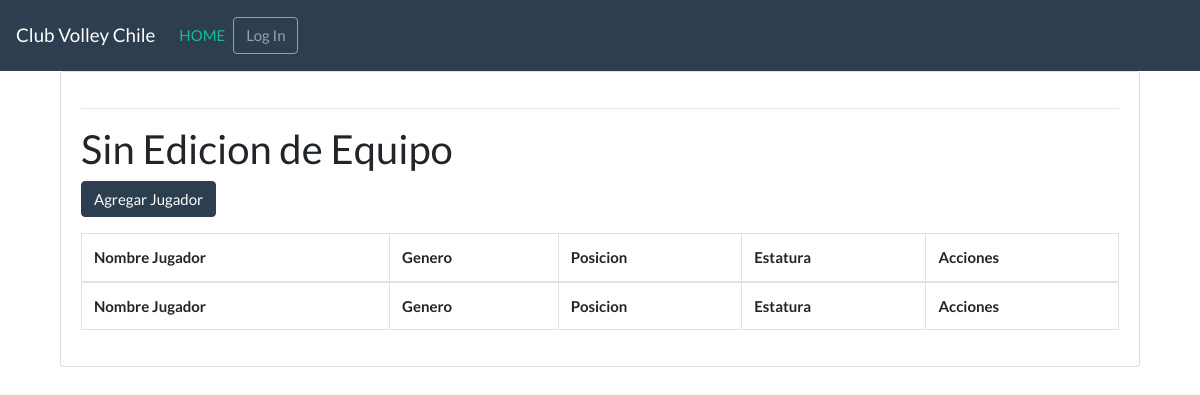
The app's page /equipos/6/, older data.
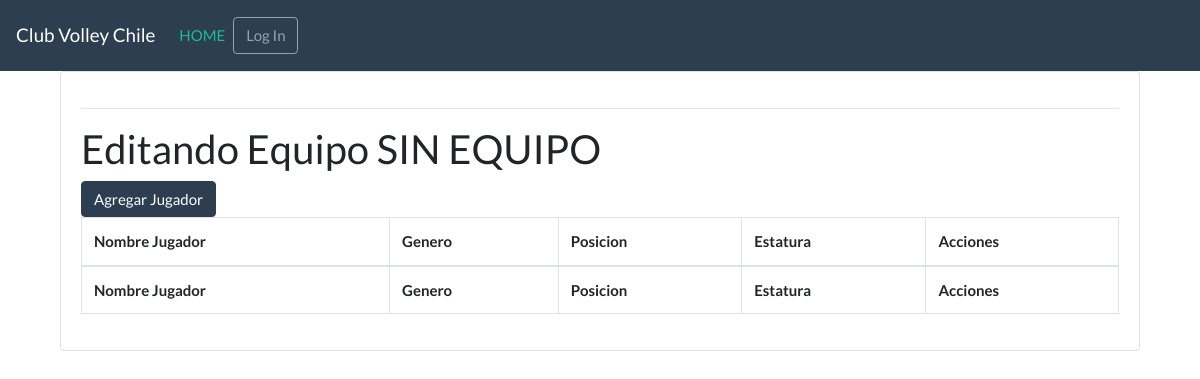
The same page, newer data.
### main/models.py (models this page shows, shortened)
class Equipo(models.Model):
    id                  = models.AutoField(primary_key=True)
    descripcion         = models.CharField(blank=False, null=False, max_length=255, unique=True)
    club                = models.ForeignKey(Club,null=False, on_delete=models.DO_NOTHING,verbose_name="Club")
    taller              = models.ForeignKey(Taller, null= False, on_delete=models.DO_NOTHING, verbose_name="Taller")
    es_titular          = models.BooleanField(default=True)
    es_interno          = models.BooleanField(default=True)
    es_activo           = models.BooleanField(default=True)
    es_delete           = models.BooleanField(default=False)
    fecha_crea          = models.DateField(default=timezone.now, help_text=("creation date"))
    fecha_modi          = models.DateField(auto_now=True, null= True)
    class Meta:
        verbose_name_plural="Equipos"
        db_table="equipo"

### equipos/views.py (the view)
# urls.py: path('<int:id>/', EquiposListView.as_view(), name='equipos_list'),
class EquiposListView(ListView):
    template_name = 'equipos/lista_equipos.html'
    def get_queryset(self,**kwargs):
        id_equipo=self.kwargs.get("id")
        return Persona.objects.filter(equipo_id=id_equipo)
    def get_context_data(self, **kwargs):
        context = super(EquiposListView, self).get_context_data(**kwargs)
        context['equipo'] = Equipo.objects.filter(id=self.kwargs['id'])
        return context

### templates/equipos/lista_equipos.html (shortened to what this page needs)
{% extends 'base.html' %}
{% load crispy_forms_tags %}
{% block content %}
<div class="container">
  <div class="row justify-content-center">
    <div class="col-12">
      <div class="card">
        <div class="card-body">
          <hr/>
          {% if equipo %}
            {% for instancia in equipo %}
              <h2>Editando Equipo {{ instancia.descripcion }}</h2>
              <a class="btn btn-primary" href="{% url 'agregar_jugadores' instancia.id %}">Agregar Jugador</a>
            {% endfor %}
          {% else %}
            <h2>Sin Edicion de Equipo </h2>
            <a class="btn btn-primary" href="{% url 'agregar_jugadores' 0 %}">Agregar Jugador</a>
            <p>
          {% endif %}
          <table id="example" class="table table-striped table-bordered" style="width:100%">
            <thead>
                <tr>
                    <th>Nombre Jugador</th>
                    <th>Genero</th>
                    <th>Posicion</th>
                    <th>Estatura</th>
                    <th>Acciones</th>
                </tr>
            </thead>
          <tfoot>
            <tr>
              <th>Nombre Jugador</th>
              <th>Genero</th>
              <th>Posicion</th>
              <th>Estatura</th>
              <th>Acciones</th>
              </tr>
          </tfoot>
          </table>
        </div>
      </div>
    </div>
  </div>
</div>
{% endblock %}

Row changes from the older to the newer data that the page shows:
added Equipo: descripcion "SIN EQUIPO"
Text that changed along with them:
text no longer shown: "Sin Edicion de Equipo Agregar Jugador"
